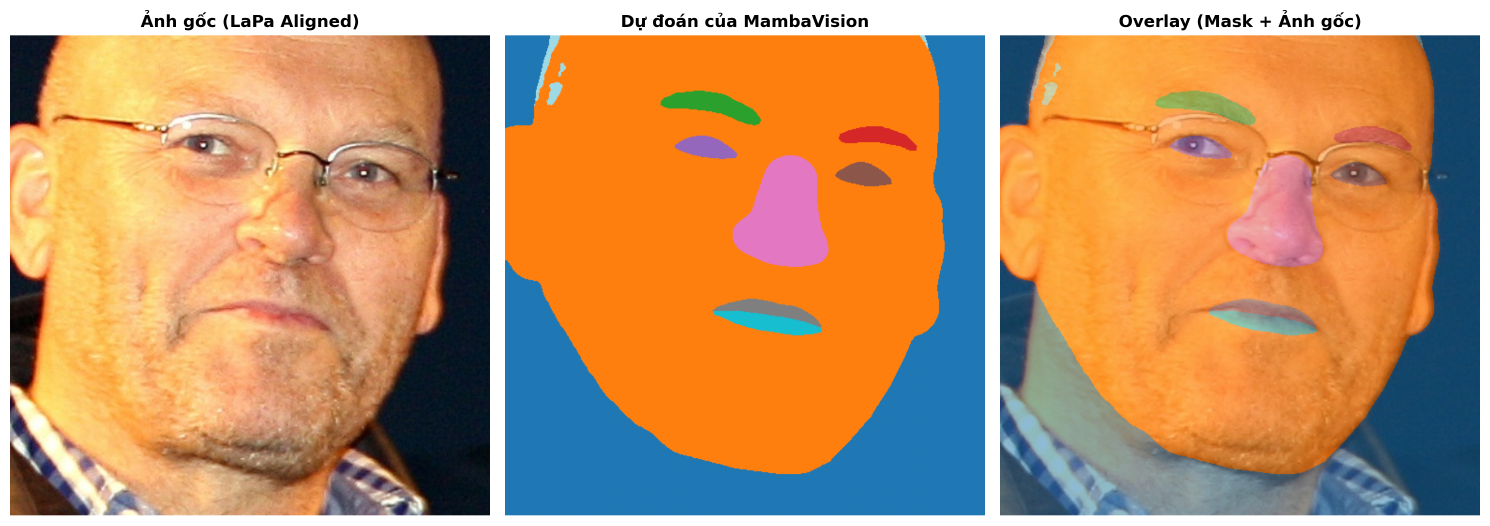
#> input picture img/MambaVision - Finetuning/Data Engineering/inference_result.png, 4470 x 1576 px, found by its file name (shown at 1/3 size)
$ jupyter execute --allow-errors Alignment_Mask2Former_MambaVisionForSemanticSegmentation.ipynb   (shell and % lines are left out)
#> lines starting #> are read from the running program, lines starting #| are printed output that depends on the picture
# Connect to Drive

[cell 1]
from google.colab import drive
#> (the rest of this cell did not finish here and is left out)

# Download python3.10 to be compatible with torch, mmcv

---
# Install Torch 2.1.0 CUDA 12.1

## NEED TO DEPRECATE NUMPY TO NUMPY <2.0.0

---
# Install mmcv 2.1.0 for torch 2.1.0 with available wheel

---
# Install mamba-ssm 2.2.4 for torch 2.1.0 with available wheel

## Deprecate numpy

## Install timm

---
# Clone MambaVision Github for Semantic Segmentation

# Fine-tuning

## Prepare LaPa Dataset

## Align LaPa dataset

[cell 2]
import os
import cv2
import numpy as np
import glob

def process_lapa_alignment_farl_style(src_dir, dst_dir, target_size=512, margin_ratio=0.25):
    """
    Tiền xử lý tập LaPa chuẩn SOTA (Lấy cảm hứng từ FaRL refinebb):
    Dùng Landmark -> Tính Box Vuông -> Thêm Margin -> Chêm Padding (chống méo) -> Resize.
    """
    splits = ['train', 'val', 'test']

    for split in splits:
        print(f"\nĐang xử lý tập: {split.upper()}...")

        # Tạo cấu trúc thư mục đích
        os.makedirs(os.path.join(dst_dir, split, 'images'), exist_ok=True)
        os.makedirs(os.path.join(dst_dir, split, 'labels'), exist_ok=True)

        img_paths = glob.glob(os.path.join(src_dir, split, 'images', '*.jpg'))
        total_imgs = len(img_paths)

        for idx, img_path in enumerate(img_paths):
            base_name = os.path.basename(img_path)
            name_no_ext = os.path.splitext(base_name)[0]

            label_path = os.path.join(src_dir, split, 'labels', name_no_ext + '.png')
            landmark_path = os.path.join(src_dir, split, 'landmarks', name_no_ext + '.txt')

            # Bỏ qua nếu thiếu file mask hoặc landmark
            if not os.path.exists(label_path) or not os.path.exists(landmark_path):
                continue

            # 1. Đọc Ảnh (RGB/BGR) và Mask (Grayscale)
            img = cv2.imread(img_path)
            mask = cv2.imread(label_path, cv2.IMREAD_GRAYSCALE)

            # 2. Đọc 106 điểm Landmarks (Chuẩn code Microsoft FaRL)
            try:
                raw_lmk_data = [float(v) for v in open(landmark_path, 'r').read().split()]
                assert raw_lmk_data[0] == 106 and len(raw_lmk_data) == 106 * 2 + 1
                landmarks = np.reshape(np.array(raw_lmk_data[1:], dtype=np.float32), [106, 2])
            except Exception as e:
                print(f"Lỗi đọc landmark file {landmark_path}: {e}")
                continue

            # 3. Tính Bounding Box từ 106 điểm
            x_min, y_min = np.min(landmarks, axis=0)
            x_max, y_max = np.max(landmarks, axis=0)

            w = x_max - x_min
            h = y_max - y_min

            # 4. Thuật toán RefineBB (Ép khung vuông & Thêm lề)
            side = max(w, h)
            x_center = x_min + w / 2.0
            y_center = y_min + h / 2.0

            new_side = int(side * (1 + margin_ratio))

            # Tọa độ hộp bao lý tưởng (Có thể bị âm hoặc vượt quá kích thước ảnh)
            x1_raw = int(x_center - new_side / 2)
            y1_raw = int(y_center - new_side / 2)
            x2_raw = x1_raw + new_side
            y2_raw = y1_raw + new_side

            # 5. Tính toán Padding (Lề viền đen) cần chêm vào nếu hộp bị tràn
            pad_left = max(0, -x1_raw)
            pad_top = max(0, -y1_raw)
            pad_right = max(0, x2_raw - img.shape[1])
            pad_bottom = max(0, y2_raw - img.shape[0])

            # Tọa độ an toàn để cắt xén trên bức ảnh gốc thực tế
            x1_safe = max(0, x1_raw)
            y1_safe = max(0, y1_raw)
            x2_safe = min(img.shape[1], x2_raw)
            y2_safe = min(img.shape[0], y2_raw)

            # Cắt ảnh và mask
            cropped_img_safe = img[y1_safe:y2_safe, x1_safe:x2_safe]
            cropped_mask_safe = mask[y1_safe:y2_safe, x1_safe:x2_safe]

            # Kiểm tra tránh lỗi crop rỗng
            if cropped_img_safe.size == 0 or cropped_mask_safe.size == 0:
                continue

            # 6. Kỹ thuật Padding cốt lõi: Bù viền đen để tạo hình vuông hoàn hảo (1:1)
            # Ảnh RGB bù màu đen [0,0,0], Mask 1 kênh bù giá trị 0 (Background)
            square_img = cv2.copyMakeBorder(cropped_img_safe, pad_top, pad_bottom, pad_left, pad_right, cv2.BORDER_CONSTANT, value=[0, 0, 0])
            square_mask = cv2.copyMakeBorder(cropped_mask_safe, pad_top, pad_bottom, pad_left, pad_right, cv2.BORDER_CONSTANT, value=0)

            # 7. Phóng to/Thu nhỏ về kích thước đầu vào của Model (512x512)
            # QUAN TRỌNG: Ảnh dùng Linear cho mượt, Mask dùng Nearest để bảo toàn các số nguyên 0-11
            final_img = cv2.resize(square_img, (target_size, target_size), interpolation=cv2.INTER_LINEAR)
            final_mask = cv2.resize(square_mask, (target_size, target_size), interpolation=cv2.INTER_NEAREST)

            # 8. Lưu thành phẩm
            save_img_path = os.path.join(dst_dir, split, 'images', base_name)
            save_mask_path = os.path.join(dst_dir, split, 'labels', name_no_ext + '.png')

            cv2.imwrite(save_img_path, final_img)
            cv2.imwrite(save_mask_path, final_mask)

            # In tiến độ
            if (idx + 1) % 1000 == 0 or (idx + 1) == total_imgs:
                print(f"  [+] Đã xử lý {idx + 1}/{total_imgs} ảnh...")


# ==========================================
# KHU VỰC CHẠY (Ông nhớ thay đổi đường dẫn phù hợp với Google Drive của ông)
# ==========================================
# Ví dụ:
# SRC_DIR = '/content/drive/MyDrive/LaPa_Raw'
# DST_DIR = '/content/drive/MyDrive/LaPa_Aligned_512'

SRC_DIR = '/content/data/LaPa'  # Trỏ vào thư mục chứa dataset gốc của ông
DST_DIR = '/content/data/LaPa_Aligned_512'  # Thư mục mới sẽ được tạo ra

process_lapa_alignment_farl_style(SRC_DIR, DST_DIR, target_size=512, margin_ratio=0.25)

## Comparing LaPa to LaPa Aligned

### Minh hoạ

[cell 3]
import os
import cv2
import numpy as np
import matplotlib
matplotlib.use("Agg") # Chạy trên Colab không bị lỗi hiển thị
import matplotlib.pyplot as plt
import matplotlib.patches as patches

def visualize_face_alignment(img_path, landmark_path, output_path, margin_ratio=0.25):
    # 1. Đọc ảnh gốc
    if not os.path.exists(img_path) or not os.path.exists(landmark_path):
        print("Lỗi: Không tìm thấy file ảnh hoặc file landmark!")
        return

    img = cv2.imread(img_path)
    img_rgb = cv2.cvtColor(img, cv2.COLOR_BGR2RGB)

    # 2. Đọc 106 điểm Landmarks
    raw_lmk_data = [float(v) for v in open(landmark_path, 'r').read().split()]
    landmarks = np.reshape(np.array(raw_lmk_data[1:], dtype=np.float32), [106, 2])

    # ==========================================
    # BƯỚC 1: TÍNH TOÁN HỘP GIỚI HẠN THÔ (MÀU ĐỎ)
    # ==========================================
    x_min, y_min = np.min(landmarks, axis=0)
    x_max, y_max = np.max(landmarks, axis=0)

    w = x_max - x_min
    h = y_max - y_min

    # ==========================================
    # BƯỚC 2: TỐI ƯU HÓA HỘP HÌNH VUÔNG (MÀU XANH)
    # ==========================================
    side = max(w, h)
    x_c = x_min + w / 2.0
    y_c = y_min + h / 2.0

    new_side = int(side * (1 + margin_ratio))

    x1 = int(x_c - new_side / 2)
    y1 = int(y_c - new_side / 2)
    x2 = x1 + new_side
    y2 = y1 + new_side

    # ==========================================
    # VẼ TRỰC QUAN LÊN ẢNH BẰNG MATPLOTLIB
    # ==========================================
    fig, ax = plt.subplots(1, 1, figsize=(10, 10))
    ax.imshow(img_rgb)

    # Vẽ 106 điểm Landmarks (Chấm vàng)
    ax.scatter(landmarks[:, 0], landmarks[:, 1], c='yellow', s=8, edgecolors='black', linewidth=0.5, label='106 Facial Landmarks')

    # Vẽ Initial Bounding Box (Hình chữ nhật Đỏ, nét đứt)
    rect_raw = patches.Rectangle((x_min, y_min), w, h, linewidth=2, edgecolor='red', facecolor='none', linestyle='--', label='Initial BBox (Tight)')
    ax.add_patch(rect_raw)

    # Vẽ Refined Bounding Box (Hình vuông Xanh lá, nét liền)
    rect_refined = patches.Rectangle((x1, y1), new_side, new_side, linewidth=3, edgecolor='lime', facecolor='none', label=f'Refined BBox (Square, Margin={margin_ratio*100}%)')
    ax.add_patch(rect_refined)

    # Cấu hình thẩm mỹ
    ax.set_title("Bounding Box Refinement", fontsize=16, pad=15)
    ax.axis('off') # Tắt hiển thị trục tọa độ

    # Thêm chú thích
    ax.legend(loc='lower center', bbox_to_anchor=(0.5, -0.1), ncol=3, frameon=False, fontsize=12)

    plt.tight_layout()
    plt.savefig(output_path, dpi=300, bbox_inches='tight')
    print(f"Đã vẽ thành công! Vui lòng xem ảnh tại: {output_path}")


def main():
    # CHÚ Ý: Đổi đường dẫn này tới một bức ảnh bất kỳ trong tập LaPa của ông
    sample_img_path = '/content/data/LaPa/test/images/10036529425_0.jpg'
    sample_lmk_path = '/content/data/LaPa/test/landmarks/10036529425_0.txt'

    # Nơi lưu ảnh xuất ra để dán vào Word/LaTeX
    output_image = 'visualize_bbox_refinement.png'

    visualize_face_alignment(sample_img_path, sample_lmk_path, output_image, margin_ratio=0.25)

if __name__ == '__main__':
    main()

### Thống kê

[cell 4]
import os
import cv2
import glob
import numpy as np
import matplotlib
matplotlib.use("Agg")
import matplotlib.pyplot as plt

plt.rcParams.update({
    "font.family": "serif",
    "font.weight": "normal",
    "axes.titleweight": "normal",
    "axes.labelweight": "normal",
    "font.size": 12,
    "axes.titlesize": 14,
    "axes.labelsize": 12,
    "legend.fontsize": 11,
    "xtick.labelsize": 10,
    "ytick.labelsize": 10,
    "axes.spines.top": False,
    "axes.spines.right": False
})

def analyze_dataset_noise(mask_dir, dataset_name):
    """Phân tích mức độ nhiễu và vị trí khuôn mặt dựa trên Mask."""
    mask_paths = glob.glob(os.path.join(mask_dir, '*.png'))

    snr_list = []
    center_x_list = []
    center_y_list = []

    print(f"[*] Analyzing {dataset_name} ({len(mask_paths)} images)...")

    for path in mask_paths:
        mask = cv2.imread(path, cv2.IMREAD_GRAYSCALE)
        if mask is None:
            continue

        h, w = mask.shape

        # 1. Tính Tỷ lệ Tín hiệu / Nhiễu (SNR)
        face_pixels = np.sum(mask > 0)
        bg_pixels = np.sum(mask == 0)

        if face_pixels > 0 and bg_pixels > 0:
            snr = face_pixels / bg_pixels
            snr_list.append(snr)

            # 2. Tính Tọa độ Trọng tâm Khuôn mặt
            y_coords, x_coords = np.where(mask > 0)

            mean_x = np.mean(x_coords) / w
            mean_y = np.mean(y_coords) / h

            center_x_list.append(mean_x)
            center_y_list.append(mean_y)

    metrics = {
        "mean_snr": np.mean(snr_list),
        "std_snr": np.std(snr_list),
        "var_x": np.var(center_x_list),
        "var_y": np.var(center_y_list)
    }

    return metrics, snr_list, center_x_list, center_y_list


def main():
    raw_val_masks = '/content/data/LaPa/train/labels'
    aligned_val_masks = '/content/data/LaPa_Aligned_512/train/labels'

    # Chạy phân tích
    raw_metrics, raw_snr, raw_cx, raw_cy = analyze_dataset_noise(raw_val_masks, "LaPa_Raw")
    align_metrics, align_snr, align_cx, align_cy = analyze_dataset_noise(aligned_val_masks, "LaPa_Aligned")

    # In báo cáo Console
    print("\n" + "="*60)
    print("ALIGNMENT NOISE REDUCTION REPORT".center(60))
    print("="*60)
    print(f"{'Metric':<25} | {'Raw Dataset':<15} | {'Aligned Dataset':<15}")
    print("-" * 60)
    print(f"{'1. Mean SNR':<25} | {raw_metrics['mean_snr']:.4f}          | {align_metrics['mean_snr']:.4f}")
    print(f"{'2. Std SNR':<25} | {raw_metrics['std_snr']:.4f}          | {align_metrics['std_snr']:.4f}")
    print(f"{'3. X-Center Variance':<25} | {raw_metrics['var_x']:.5f}         | {align_metrics['var_x']:.5f}")
    print(f"{'4. Y-Center Variance':<25} | {raw_metrics['var_y']:.5f}         | {align_metrics['var_y']:.5f}")

    fig, axes = plt.subplots(1, 2, figsize=(14, 6))

    # Màu sắc học thuật: Đỏ trầm và Xanh dịu
    color_raw = '#d62728'
    color_aligned = '#1f77b4'

    # --- Subplot 1: Histogram của SNR ---
    # Thêm edgecolor='white' để tách các cột nhìn sạch hơn
    axes[0].hist(raw_snr, bins=50, alpha=0.6, label='Raw Dataset',
                 color=color_raw, density=True, edgecolor='white', linewidth=0.5)
    axes[0].hist(align_snr, bins=50, alpha=0.6, label='Aligned Dataset',
                 color=color_aligned, density=True, edgecolor='white', linewidth=0.5)

    axes[0].set_title('Signal-to-Noise Ratio (SNR) Distribution')
    axes[0].set_xlabel('Face-to-Background Area Ratio')
    axes[0].set_ylabel('Density')
    axes[0].legend(frameon=False) # Bỏ viền khung chú thích
    axes[0].grid(axis='y', linestyle='--', alpha=0.5) # Chỉ vẽ lưới ngang

    # --- Subplot 2: Scatter của Center of Mass ---
    # Dùng edgecolors='none' để các chấm không bị viền đen làm rối mắt
    axes[1].scatter(raw_cx, raw_cy, alpha=0.4, label='Raw Dataset',
                    color=color_raw, s=15, edgecolors='none')
    axes[1].scatter(align_cx, align_cy, alpha=0.5, label='Aligned Dataset',
                    color=color_aligned, s=15, edgecolors='none')

    axes[1].set_xlim(0, 1)
    axes[1].set_ylim(1, 0)
    axes[1].set_title('Normalized Face Center of Mass')
    axes[1].set_xlabel('Normalized X Coordinate')
    axes[1].set_ylabel('Normalized Y Coordinate')
    axes[1].legend(frameon=False)
    axes[1].grid(True, linestyle='--', alpha=0.5) # Lưới ô vuông mờ

    plt.tight_layout()
    plt.savefig('alignment_proof_paper.png', dpi=300, bbox_inches='tight')
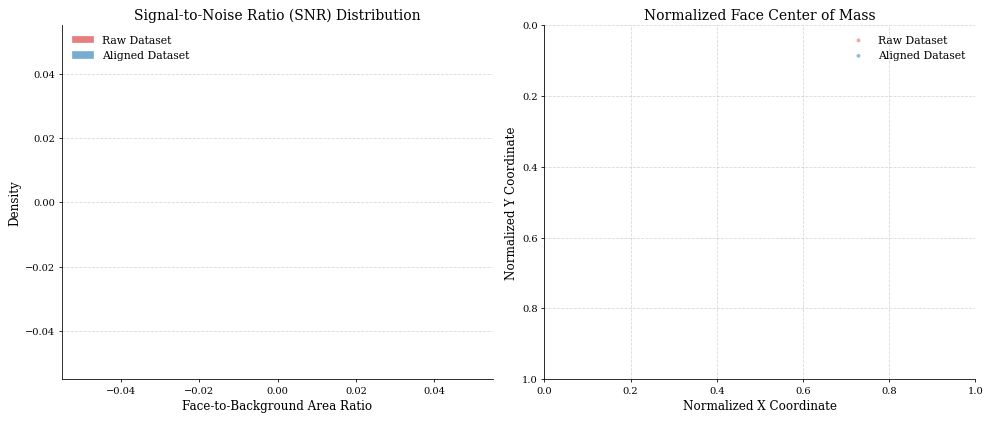
#> figure drawn by matplotlib, 2 panels
    print("\nSaved academic-style plot to: alignment_proof_paper.png")

if __name__ == '__main__':
    main()

## Train

[cell 5]
# !wget https://download.openmmlab.com/mmsegmentation/v0.5/mask2former/mask2former_swin-s_8xb2-160k_ade20k-512x512/mask2former_swin-s_8xb2-160k_ade20k-512x512_20221204_143905-e715144e.pth -O ./drive/MyDrive/MambaVision/Mask2Former/mask2former_swin-s.pth

[cell 6]
# 1. Di chuyển vào thư mục content (nơi chứa các repo)
%cd /content

# 2. Clone bản gốc của MMSegmentation về thư mục tạm 'mmseg_source'

# 3. Tạo thư mục mask2former trong repo MambaVision nếu chưa có

# 4. Copy toàn bộ file config của mask2former sang

# 5. QUAN TRỌNG NHẤT: Copy thư mục _base_
# Đây là nơi chứa các định nghĩa cốt lõi về Dataset, Model cấu trúc, và Schedule

[cell 7]
# # 1. Xóa sạch dấu vết cũ
# !rm -f mambavision_base_1k.pth.tar*

# # 2. Tải lại bằng gdown hoặc wget (Wget -c để tránh lỗi ngắt mạng)
# print("--- Đang tải lại weights (Cần đạt ~1.1GB mới chuẩn) ---")
# !wget -c https://huggingface.co/nvidia/MambaVision-B-1K/resolve/main/mambavision_base_1k.pth.tar

# # 3. Kiểm tra lại dung lượng sau khi tải
# !ls -lh mambavision_base_1k.pth.tar

[cell 8]
# !py310/bin/python extract.py

[cell 9]
# !py310/bin/python train_mamba_mask2former.py

## Phase 2

[cell 10]
# !py310/bin/python train_phase2.py

## Inference Test for Face Parsing

[cell 11]
import cv2
import matplotlib.pyplot as plt
img_path = 'inference_result.png'
img_bgr = cv2.imread(img_path)
#> img_bgr is the input picture: shape (1576, 4470, 3); mean B, G, R 104, 145.5, 190

if img_bgr is None:
    print(f"Không tìm thấy ảnh tại: {img_path}")
else:
    img_rgb = cv2.cvtColor(img_bgr, cv2.COLOR_BGR2RGB)
    plt.figure(figsize=(20, 20))
    plt.imshow(img_rgb)
    plt.axis('off')

    plt.show()
